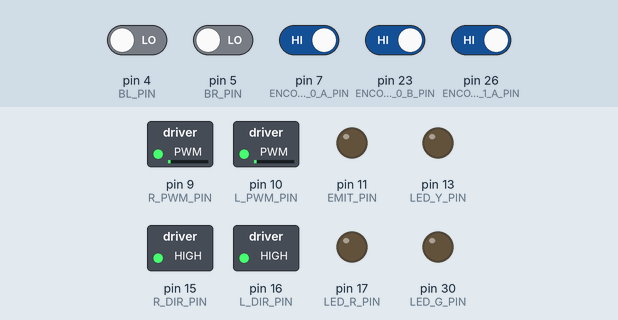
This sketch was run on a simulated Arduino Mega 2560, built with avr-gcc and run on an emulated ATmega2560. Parts: switched loads named in the sketch (green lamp = pin HIGH), output pins drawn as LEDs (lit = HIGH). Inputs (shaded band) come from the test bench; at power-on: pin 7 (ENCODER_0_A_PIN), pin 23 (ENCODER_0_B_PIN), pin 26 (ENCODER_1_A_PIN) HIGH, pin 4 (BL_PIN), pin 5 (BR_PIN) LOW. EEPROM starts erased; what the sketch prints to the serial monitor is not drawn.

Above: at 20.1 s.
20.2 s: pin 4 (BL_PIN) driven HIGH
23.4 s: pin 4 (BL_PIN) driven LOW and pin 5 (BR_PIN) driven HIGH
At 24.4 s:
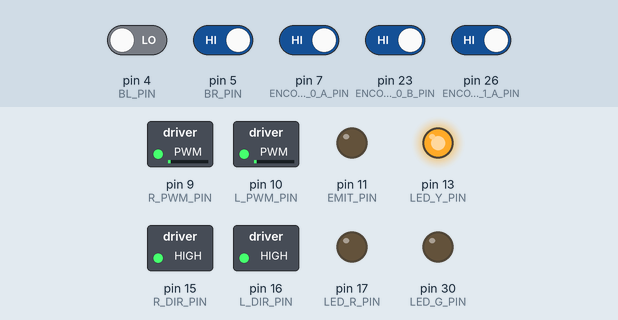
24.9 s: pin 5 (BR_PIN) driven LOW
At 25.6 s:
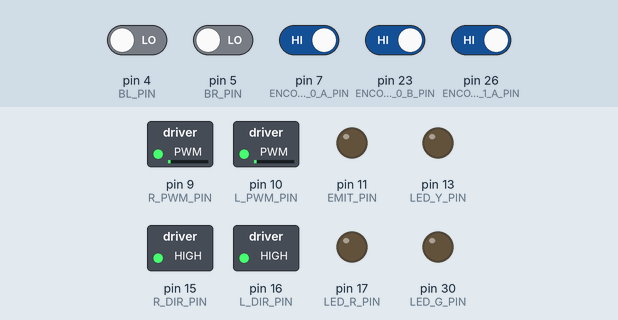
Timing chart, 0 to 27.9 s (numbered marks = the images above; inputs shaded):
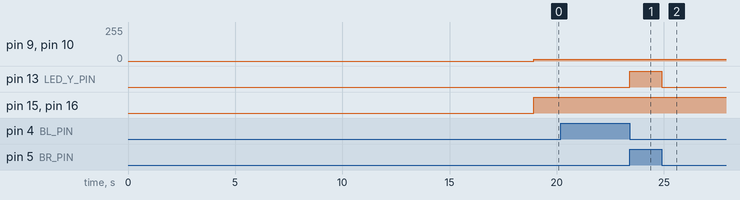

Measured:
- after the input at 23.4 s, pin 13 (LED_Y_PIN): LOW → HIGH at once
- after the input at 24.9 s, pin 13 (LED_Y_PIN): HIGH → LOW at once

The sketch:

bumper_following.ino
```cpp
#include "bumper.h"
#include "motors.h"
#include "encoders.h"
#include "kinematics.h"

#define GAP 900//1450
#define LOSS 8000
#define KINE_UPDATE 20
# include <EEPROM.h>
Kinematics_c kine;
int eeprom_address;
BUMPER_c bumper(GAP, LOSS);
Motors_c motors;

unsigned long kine_ts;
void setup() {
  // put your setup code here, to run once:
  setupEncoder0();//右轮
  setupEncoder1();
  bumper.initialise();
  motors.initialise();
  Serial.begin(9600);
  eeprom_address = 0;
  for (int i = 0; i < EEPROM.length(); i++) {
    EEPROM.write(i, 0);
  }

  Serial.println("EEPROM cleared!");
  kine_ts = millis();
  delay(5000);
}

void loop() {
  if ( eeprom_address >= 1020) {
    while (1) {
      motors.setMotorPower(0.0, 0.0);
      //      Serial.println(eeprom_address);
    }
  }
  unsigned long current_ts = millis();
  unsigned long elapsed_time = current_ts - kine_ts;
  if (elapsed_time >= KINE_UPDATE) {
    kine.Update(count_e1, count_e0);
    EEPROM.put( eeprom_address, kine.getTheta());
    eeprom_address += sizeof(float);
    EEPROM.put( eeprom_address, kine.getX());
    eeprom_address += sizeof(float);
    EEPROM.put( eeprom_address, kine.getY());
    eeprom_address += sizeof(float);
    kine_ts = millis();
  }
  LineFollowing();
}
void LineFollowing() {
  if (bumper.farEnough()) {
    int BiasPWM = 20;
    int MaxTurnPWM = 40;
    float W;
    W = bumper.weightedMesurement();
    int LeftPWM = BiasPWM + (W * MaxTurnPWM);
    int RightPWM = BiasPWM - (W * MaxTurnPWM);
    motors.setMotorPower(LeftPWM, RightPWM);
  }
  else {
    if (bumper.readLineSensor(0) <= 200 && bumper.readLineSensor(1) <= 200) {
      motors.setMotorPower(-15, -15);
      delay(3000);
    }
    else {
      motors.setMotorPower(0, 0);
    }
  }
}
```

bumper.h
```cpp
#ifndef _BUMPER_H
#define _BUMPER_H


// Class to operate the linesensor(s).
class BUMPER_c {
  public:
    static const int MAX_SENSORS = 2;
    int EMIT_PIN;
    int BL_PIN;  // Complete for DN1 pin
    int BR_PIN;   // Complete for DN2 pin
    int ls_pins[MAX_SENSORS];
    int SensorsStillReading;
    bool sensorFinished[MAX_SENSORS];
    int GAP;
    int LOSS;

    int LED_R_PIN;
    int LED_Y_PIN;
    int LED_G_PIN;
    // Constructor, must exist.
    BUMPER_c(int gap, int loss) {
      EMIT_PIN = 11;
      BL_PIN = 4;
      BR_PIN = 5;
      SensorsStillReading = MAX_SENSORS;
      ls_pins[0] = BL_PIN;
      ls_pins[1] = BR_PIN;
      GAP = gap;
      LOSS = loss;
      LED_R_PIN = 17;
      LED_Y_PIN = 13;
      LED_G_PIN = 30;
    }

    void initialise() {
      pinMode( EMIT_PIN, INPUT ); // Set EMIT as an input (off)
      pinMode( ls_pins[2], INPUT );     // Set line sensor pin to input
      for (int i = 0; i < MAX_SENSORS; i++) {
        sensorFinished[i] = false;
      }
      pinMode(LED_R_PIN, OUTPUT);
      pinMode(LED_Y_PIN, OUTPUT);
      pinMode(LED_G_PIN, OUTPUT);
    }

    float readLineSensor( int number ) {
      if ( number < 0 ) {
        return 0;
      }
      if ( number > 1 ) {
        return 0;
      }

      pinMode( EMIT_PIN, OUTPUT );
      digitalWrite( EMIT_PIN, LOW );

      pinMode( ls_pins[ number ], OUTPUT );

      digitalWrite( ls_pins[ number ], HIGH );
      delayMicroseconds( 10 );

      pinMode(ls_pins[ number ], INPUT);
      unsigned long start_time = micros();

      while ( digitalRead( ls_pins[ number ] ) == HIGH ) {
        // Do nothing here (waiting).
      }

      unsigned long end_time = micros();

      pinMode( EMIT_PIN, INPUT );

      unsigned long elapsed_time = end_time - start_time;
      switch (number) {
        case 0:
          if (elapsed_time >= GAP) {
            digitalWrite(LED_Y_PIN, HIGH);
          }
          else {
            digitalWrite(LED_Y_PIN, LOW);
          }
          break;
        case 1:
          if (elapsed_time >= GAP) {
            digitalWrite(LED_R_PIN, HIGH);
          }
          else {
            digitalWrite(LED_R_PIN, LOW);
          }
          break;
        default:
          break;
      }
      return (float)elapsed_time;
    }

    float weightedMesurement() {
      float R_0 = readLineSensor(0);
      float R_1 = readLineSensor(1);
      float Sum = R_0 + R_1;
      float N_0 = R_0 / Sum;
      float N_1 = R_1 / Sum;
      float W = N_0 - N_1;
      return W * 2;//(0无需转动；+向右转；-向左转)
    }
    bool farEnough() {
      if (readLineSensor(0) <= GAP || readLineSensor(1) <= GAP) {
        return false;
      }
      else if (readLineSensor(0) >= LOSS || readLineSensor(1) >= LOSS){
        return false;
      }
      else {
        return true;
      }
    }

};


#endif
```

encoders.h
```cpp
#ifndef _ENCODERS_H
#define _ENCODERS_H

#define ENCODER_0_A_PIN  7
#define ENCODER_0_B_PIN  23
#define ENCODER_1_A_PIN  26
//#define ENCODER_1_B_PIN Non-standard pin!


// Volatile Global variables used by Encoder ISR.
volatile long count_e0; // used by encoder to count the rotation
volatile byte state_e0;
volatile long count_e1;
volatile byte state_e1;


// This ISR handles just Encoder 0
// ISR to read the Encoder0 Channel A and B pins
// and then look up based on  transition what kind of
// rotation must have occured.
ISR( INT6_vect ) {
  // We know that the ISR is only called when a pin changes.
  // We also know only 1 pin can change at a time.
  // The XOR(AB) signal change from "Channel A" triggers ISR.

  // First, Read in the new state of the encoder pins.
  // Standard pins, so standard read functions.
  boolean e0_B = digitalRead( ENCODER_0_B_PIN ); // normal B state
  boolean e0_A = digitalRead( ENCODER_0_A_PIN ); // XOR(AB)

  // Software XOR (^) logically infers
  // the true value of A given the state of B
  e0_A = e0_A ^ e0_B;

  // Shift our (new) current readings into bit positions
  // 2 and 3 in the state variable (current state)
  // State: (bit3)  (bit2)  (bit1)   (bit0)
  // State:  new B   new A   old B   old A
    state_e0 = state_e0 | ( e0_B  << 3 );
    state_e0 = state_e0 | ( e0_A  << 2 );

    // Handle which transition we have registered.
    // Complete this if statement as necessary.
    // Refer to the labsheet.
    if( state_e0 == 0 ) {
      count_e0 = count_e0;
    } else if( state_e0 == 1 ) {
      count_e0 = count_e0 - 1;  // backwardss
    } else if( state_e0 == 2 ) {
      count_e0 = count_e0 + 1;  // forwardss
    } else if( state_e0 == 3 ) {
      count_e0 = count_e0 *2;  // forwardss
    }else if( state_e0 == 4 ) {
      count_e0 = count_e0 + 1;  // backwardss
    } else if( state_e0 == 5 ) {
      count_e0 = count_e0 + 0;  // forwardss
    } else if( state_e0 == 6 ) {
      count_e0 = count_e0 *2;  // forwardss
    }else if( state_e0 == 7 ) {
      count_e0 = count_e0 - 1;  // backwardss
    } else if( state_e0 == 8 ) {
      count_e0 = count_e0 - 1;  // forwardss
    } else if( state_e0 == 9 ) {
      count_e0 = count_e0 * 2;  // forwardss
    }else if( state_e0 == 10 ) {
      count_e0 = count_e0 + 0;  // backwardss
    } else if( state_e0 == 11 ) {
      count_e0 = count_e0 + 1;  // forwardss
    } else if( state_e0 == 12 ) {
      count_e0 = count_e0 * 2;  // forwardss
    }else if( state_e0 == 13 ) {
      count_e0 = count_e0 + 1;  // backwardss
    } else if( state_e0 == 14 ) {
      count_e0 = count_e0 - 1;  // back
    } else if( state_e0 == 15 ) {
      count_e0 = count_e0 + 0;
    }// Continue this if statement as necessary.

    // Shift the current readings (bits 3 and 2) down
    // into position 1 and 0 (to become prior readings)
    // This bumps bits 1 and 0 off to the right, "deleting"
    // them for the next ISR call.
    state_e0 = state_e0 >> 2;

}


// This ISR handles just Encoder 1
// ISR to read the Encoder1 Channel A and B pins
// and then look up based on  transition what kind of
// rotation must have occured.
ISR( PCINT0_vect ) {

    // First, Read in the new state of the encoder pins.

    // Mask for a specific pin from the port.
    // Non-standard pin, so we access the register
    // directly.
    // Reading just PINE would give us a number
    // composed of all 8 bits.  We want only bit 2.
    // B00000100 masks out all but bit 2
    // It is more portable to use the PINE2 keyword.
    boolean e1_B = PINE & (1<<PINE2);
    //boolean e1_B = PINE & B00000100;  // Does same as above.

    // Standard read from the other pin.
    boolean e1_A = digitalRead( ENCODER_1_A_PIN ); // 26 the same as A8


    e1_A = e1_A ^ e1_B;

    // Create a bitwise representation of our states
    // We do this by shifting the boolean value up by
    // the appropriate number of bits, as per our table
    // header:
    //
    // State :  (bit3)  (bit2)  (bit1)  (bit0)
    // State :  New A,  New B,  Old A,  Old B.
    state_e1 = state_e1 | ( e1_B  << 3 );
    state_e1 = state_e1 | ( e1_A  << 2 );


    // Handle which transition we have registered.
    // Complete this if statement as necessary.
    // Refer to the labsheet.
    if( state_e1 == 0 ) {
      count_e1 = count_e1;
    } else if( state_e1 == 1 ) {
      count_e1 = count_e1 - 1;  // backwardss
    } else if( state_e1 == 2 ) {
      count_e1 = count_e1 + 1;  // forwardss
    } else if( state_e1 == 3 ) {
      count_e1 = count_e1 *2;  // forwardss
    }else if( state_e1 == 4 ) {
      count_e1 = count_e1 + 1;  // backwardss
    } else if( state_e1 == 5 ) {
      count_e1 = count_e1 + 0;  // forwardss
    } else if( state_e1 == 6 ) {
      count_e1 = count_e1 *2;  // forwardss
    }else if( state_e1 == 7 ) {
      count_e1 = count_e1 - 1;  // backwardss
    } else if( state_e1 == 8 ) {
      count_e1 = count_e1 - 1;  // forwardss
    } else if( state_e1 == 9 ) {
      count_e1 = count_e1 * 2;  // forwardss
    }else if( state_e1 == 10 ) {
      count_e1 = count_e1 + 0;  // backwardss
    } else if( state_e1 == 11 ) {
      count_e1 = count_e1 + 1;  // forwardss
    } else if( state_e1 == 12 ) {
      count_e1 = count_e1 * 2;  // forwardss
    }else if( state_e1 == 13 ) {
      count_e1 = count_e1 + 1;  // backwardss
    } else if( state_e1 == 14 ) {
      count_e1 = count_e1 - 1;  // back
    } else if( state_e1 == 15 ) {
      count_e1 = count_e1 + 0;
    }// Continue this if statement as necessary.

    // Shift the current readings (bits 3 and 2) down
    // into position 1 and 0 (to become prior readings)
    // This bumps bits 1 and 0 off to the right, "deleting"
    // them for the next ISR call.
    state_e1 = state_e1 >> 2;
}


/*
   This setup routine enables interrupts for
   encoder1.  The interrupt is automatically
   triggered when one of the encoder pin changes.
   This is really convenient!  It means we don't
   have to check the encoder manually.
*/
void setupEncoder0()
{
    count_e0 = 0;

    // Setup pins for right encoder
    pinMode( ENCODER_0_A_PIN, INPUT );
    pinMode( ENCODER_0_B_PIN, INPUT );

    // initialise the recorded state of e0 encoder.
    state_e0 = 0;

    // Get initial state of encoder pins A + B
    boolean e0_A = digitalRead( ENCODER_0_A_PIN );
    boolean e0_B = digitalRead( ENCODER_0_B_PIN );
    e0_A = e0_A ^ e0_B;

    // Shift values into correct place in state.
    // Bits 1 and 0  are prior states.
    state_e0 = state_e0 | ( e0_B << 1 );
    state_e0 = state_e0 | ( e0_A << 0 );


    // Now to set up PE6 as an external interupt (INT6), which means it can
    // have its own dedicated ISR vector INT6_vector

    // Page 90, 11.1.3 External Interrupt Mask Register – EIMSK
    // Disable external interrupts for INT6 first
    // Set INT6 bit low, preserve other bits
    EIMSK = EIMSK & ~(1<<INT6);
    //EIMSK = EIMSK & B1011111; // Same as above.

    // Page 89, 11.1.2 External Interrupt Control Register B – EICRB
    // Used to set up INT6 interrupt
    EICRB |= ( 1 << ISC60 );  // using header file names, push 1 to bit ISC60
    //EICRB |= B00010000; // does same as above

    // Page 90, 11.1.4 External Interrupt Flag Register – EIFR
    // Setting a 1 in bit 6 (INTF6) clears the interrupt flag.
    EIFR |= ( 1 << INTF6 );
    //EIFR |= B01000000;  // same as above

    // Now that we have set INT6 interrupt up, we can enable
    // the interrupt to happen
    // Page 90, 11.1.3 External Interrupt Mask Register – EIMSK
    // Disable external interrupts for INT6 first
    // Set INT6 bit high, preserve other bits
    EIMSK |= ( 1 << INT6 );
    //EIMSK |= B01000000; // Same as above

}

void setupEncoder1()
{

    count_e1 = 0;

    // Setting up left encoder:
    // The Romi board uses the pin PE2 (port E, pin 2) which is
    // very unconventional.  It doesn't have a standard
    // arduino alias (like d6, or a5, for example).
    // We set it up here with direct register access
    // Writing a 0 to a DDR sets as input
    // DDRE = Data Direction Register (Port)E
    // We want pin PE2, which means bit 2 (counting from 0)
    // PE Register bits [ 7  6  5  4  3  2  1  0 ]
    // Binary mask      [ 1  1  1  1  1  0  1  1 ]
    //
    // By performing an & here, the 0 sets low, all 1's preserve
    // any previous state.
    DDRE = DDRE & ~(1<<DDE6);
    //DDRE = DDRE & B11111011; // Same as above.

    // We need to enable the pull up resistor for the pin
    // To do this, once a pin is set to input (as above)
    // You write a 1 to the bit in the output register
    PORTE = PORTE | (1 << PORTE2 );
    //PORTE = PORTE | 0B00000100;

    // Encoder0 uses conventional pin 26
    pinMode( ENCODER_1_A_PIN, INPUT );
    digitalWrite( ENCODER_1_A_PIN, HIGH ); // Encoder 1 xor

    // initialise the recorded state of e1 encoder.
    state_e1 = 0;

    // Get initial state of encoder.
    boolean e1_B = PINE & (1<<PINE2);
    //boolean e1_B = PINE & B00000100;  // Does same as above.

    // Standard read from the other pin.
    boolean e1_A = digitalRead( ENCODER_1_A_PIN ); // 26 the same as A8

    // Some clever electronics combines the
    // signals and this XOR restores the
    // true value.
    e1_A = e1_A ^ e1_B;

    // Shift values into correct place in state.
    // Bits 1 and 0  are prior states.
    state_e1 = state_e1 | ( e1_B << 1 );
    state_e1 = state_e1 | ( e1_A << 0 );

    // Enable pin-change interrupt on A8 (PB4) for encoder0, and disable other
    // pin-change interrupts.
    // Note, this register will normally create an interrupt a change to any pins
    // on the port, but we use PCMSK0 to set it only for PCINT4 which is A8 (PB4)
    // When we set these registers, the compiler will now look for a routine called
    // ISR( PCINT0_vect ) when it detects a change on the pin.  PCINT0 seems like a
    // mismatch to PCINT4, however there is only the one vector servicing a change
    // to all PCINT0->7 pins.
    // See Manual 11.1.5 Pin Change Interrupt Control Register - PCICR

    // Page 91, 11.1.5, Pin Change Interrupt Control Register
    // Disable interrupt first
    PCICR = PCICR & ~( 1 << PCIE0 );
    // PCICR &= B11111110;  // Same as above

    // 11.1.7 Pin Change Mask Register 0 – PCMSK0
    PCMSK0 |= (1 << PCINT4);

    // Page 91, 11.1.6 Pin Change Interrupt Flag Register – PCIFR
    PCIFR |= (1 << PCIF0);  // Clear its interrupt flag by writing a 1.

    // Enable
    PCICR |= (1 << PCIE0);
}

#endif
```

kinematics.h
```cpp
// this #ifndef stops this file
// from being included mored than
// once by the compiler.
#ifndef _KINEMATICS_H
#define _KINEMATICS_H

#include "math.h"

// Class to track robot position.
class Kinematics_c {
  public:
    float r,l;
    float x,y,theta;
    volatile long count_1, count_0;
    const int countsRerRev = 358.3;
    // Constructor, must exist.
    Kinematics_c() {
      r = 16;//16mm
      l = 42;//48-3.4 mm
      y = 0;
      x = 0;
      theta = 0;
      count_1 = 0;
      count_0 = 0;
    }

    // Use this function to update
    // your kinematics
    void Update(volatile long count_11, volatile long count_10) {
      float L_WheelSpeed = (2 * M_PI * (count_11 - count_1)) / countsRerRev;
      float R_WheelSpeed = (2 * M_PI * (count_10 - count_0)) / countsRerRev;

      count_1 = count_e1;
      count_0 = count_e0;

      float x_before = (r * L_WheelSpeed / 2) + (r * R_WheelSpeed / 2);
      float theta_before = (r * L_WheelSpeed / (2 * l)) - (r * R_WheelSpeed / (2 * l));
      theta_before = theta_before * 180/M_PI;
      x = x + x_before * cos(theta * M_PI/180);
      y = y + x_before * sin(theta * M_PI/180);

      theta = theta + theta_before;
      if(theta > 180){
        theta = theta - 360;
      }
      if(theta <= -180){
        theta = theta + 360;
      }
    }

    float getX(){
      return x;
    }

    float getY(){
      return y;
    }

    float getTheta(){
      return theta;
    }


};


#endif
```

motors.h
```cpp
#ifndef _MOTORS_H
#define _MOTORS_H

//阶段一：设置速度，返回速度
//阶段二：左转右转：输入角度和左转右转
//阶段三：更多...

# define FWD LOW
# define REV HIGH

class Motors_c {
  public:
  int L_PWM_PIN;
  int L_DIR_PIN;
  int R_PWM_PIN;
  int R_DIR_PIN;

    // Constructor, must exist.
    Motors_c() {
      L_PWM_PIN=10;
      L_DIR_PIN=16;
      R_PWM_PIN=9;
      R_DIR_PIN=15;
    }

    // Use this function to
    // initialise the pins and
    // state of your motor(s).
    void initialise() {
      pinMode(L_PWM_PIN, OUTPUT);
      pinMode(L_DIR_PIN, OUTPUT);
      pinMode(R_PWM_PIN, OUTPUT);
      pinMode(R_DIR_PIN, OUTPUT);


      digitalWrite(L_DIR_PIN,FWD);
      digitalWrite(R_DIR_PIN,FWD);

      analogWrite(L_PWM_PIN,0);
      analogWrite(R_PWM_PIN,0);
    }

    //set the speed of them
    void setMotorPower( float left_pwm, float right_pwm ){
      if (left_pwm >0){
          digitalWrite(L_DIR_PIN,FWD);
      }
      else{
          left_pwm = -1*left_pwm;
          digitalWrite(L_DIR_PIN,REV);
      }
      if (right_pwm >0){
          digitalWrite(R_DIR_PIN,FWD);
      }
      else{
          right_pwm = -1*right_pwm;
          digitalWrite(R_DIR_PIN,REV);
      }


      analogWrite(L_PWM_PIN,left_pwm);
      analogWrite(R_PWM_PIN,right_pwm);
    }

};


#endif
```
